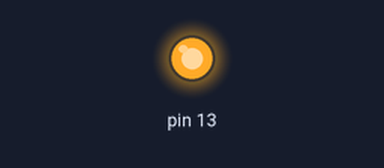
A sketch run on a simulated Arduino Uno, built with avr-gcc and run on an emulated ATmega328P. Shown: output pins drawn as LEDs (lit = HIGH).

Above: at 0.2 s.
At 2.7 s:
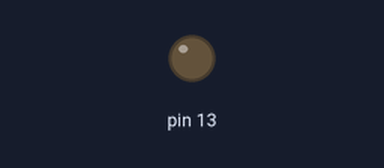
Timing chart, 0 to 5.2 s (numbered marks = the images above):
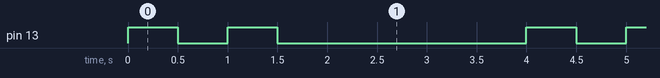

Measured:
- by itself, pin 13: repeats every 4.0 s: LOW 0.50 s, HIGH 0.50 s, LOW 2.5 s, HIGH 0.50 s
- by itself, everything shown: repeats every 4.0 s, in 4 steps

The sketch:

BasicIterator.ino
```cpp
void setup() {
  // put your setup code here, to run once:
  pinMode(13, OUTPUT);
}

void loop() {
  // put your main code here, to run repeatedly:
  for (int i = 0; i < 2; i = i + 1) {
    digitalWrite(13, HIGH);
    delay(500);
    digitalWrite(13,LOW);
    delay(500);
  }
  delay(2000);
}
```
